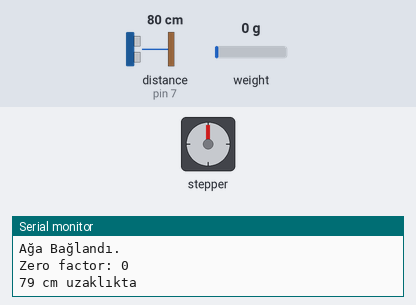
Bench run of a sketch on a simulated Arduino Uno, built for the host (arithmetic inside an expression is 32-bit, double 64-bit). On the bench: stepper motor, the last lines printed to the serial monitor. Wiring (inferred from the names in the program): ultrasonic range finder: trigger pin 6; echo pin 7; stepper motor driver (200 steps per turn assumed): step pin 2; direction pin 3. The inputs (shaded band) are chosen by the test bench; at power-on: weight on the scale 0 g, distance to the obstacle (sensor on pin 7) 80 cm. The echo pulse lasts 58.3 µs per cm; the modem accepts every AT command (registered, SIM ready, sends succeed) and sends nothing else.

Above: at 4.2 s.
4.3 s: weight on the scale set to 28 g
At 5.8 s:
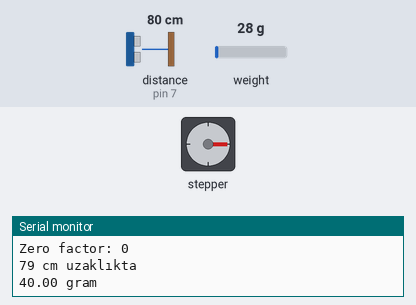
8.5 s: weight on the scale set to 35 g
Timing chart, 0 to 11.5 s (numbered marks = the images above; inputs shaded):
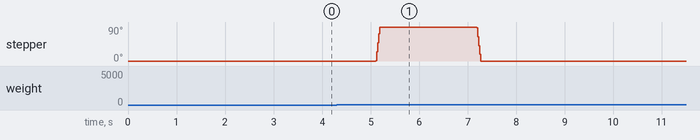

The sketch:

mamamatik_.ino
```cpp
#include <ThingSpeak.h> //bulut tabanlı iot platformu kütüphanesi
#include <SoftwareSerial.h> //yazılım tabanlı seri iletişim bağlantısı kütüphanesi
#include <ArduinoJson.h> //json verilerini işlemek ve oluşturma kütüphanesi
#include "HX711.h" //Ağırlık sensörü kütüphanesi

String agAdi = "******"; //Wifi adını girdiğimiz değişken
String agSifresi = "*******";  //Wifi şifresini girdiğimiz değişken
String field3; // Thingspeak ten manuel besleme yapabilmek için aldığımız field3 değişkeni

String ip = "184.106.153.149"; //Thingspeak İp adresi

//Wifi Modulü pin bağlantıları
int rxPin = 11; // modülün veri alacağı pin
int txPin = 10; //modülün veri göndereceği pin

SoftwareSerial esp(rxPin, txPin);

//Step motor pinleri
#define dirPin 3 //Step motor dir pini-yön
#define stepPin 2 //Step motor step pini
#define steptur 50 //Kaç tur atacağını belirleyen değişken

//Ağırlık sensörü değişkenlerini tanımlıyoruz.
#define LOADCELL_DOUT_PIN  5 //Ağırlık sensöründen veri alınan pin
#define LOADCELL_SCK_PIN  4 // serial clock
HX711 scale;

float kalibrasyon_faktor = 700;
float birim,kg;

//Mesafe sensör değişkenleri
const int trigger_pin = 6; // 6. pini trigger pin olarak tanımlıyoruz.
const int echo_pin = 7; // 7. pini echo pin olarak tanımlıyoruz.
long sure, mesafe;

void setup() {
  Serial.begin(9600);
  wifi();

  // Ağırlık sensörü çıkışlarını tanımlıyoruz
  scale.begin(LOADCELL_DOUT_PIN, LOADCELL_SCK_PIN);
  scale.set_scale(kalibrasyon_faktor); // Kalibrasyon faktörü tanımlama
  scale.tare(); // Ölçeği sıfırlama

  long zero_factor = scale.read_average(); //Ağırlık sensöründen bir dizi okuma yapar ve ortalamasını döndürür.
  Serial.print("Zero factor: ");
  Serial.println(zero_factor);

  // Step Motor çıkışlarını tanımlıyoruz
  pinMode(stepPin, OUTPUT);
  pinMode(dirPin, OUTPUT);

  // Mesafe sensörü çıkışlarını tanımlıyoruz.
  pinMode(trigger_pin , OUTPUT); //trigger pin'i çıkış olarak tanımladık.
  pinMode(echo_pin , INPUT); //echo pin'i giriş olarak tanımladık.
}

void loop()
  {
  esp.println("AT+CIPSTART=\"TCP\",\"" + ip + "\",80");
  if (esp.find("Error")) {
    Serial.println("AT+CIPSTART Error");
  }
  //Mesafe sensörü HC-SR04 ile mesafe ölçümü
  digitalWrite(trigger_pin, LOW);
  delayMicroseconds(3);
  digitalWrite(trigger_pin, HIGH);
  delayMicroseconds(10);
  digitalWrite(trigger_pin, LOW);
  sure = pulseIn(echo_pin, HIGH);
  mesafe = (sure/2) * 0.0343;
  Serial.print(mesafe);
  Serial.println(" cm uzaklıkta");
  delay(1000);


  //Ağırlık sensör kodları
  scale.set_scale(kalibrasyon_faktor);
  birim = scale.get_units(),10;
  kg=(birim*10)-240;

  if (kg<0){
  kg=0;
  }

  if(kg>600){
  kg=600;
  }
  Serial.print(kg);
  Serial.print(" gram");
  Serial.println();


  if (kg<80){// Eğer mama kabındaki ağırlık sensörü 80 gramın in altında ise motoru önce saat yönünde daha sonra tersine döndürür.
  otomatikbesleme();
 }

 verigonder();

    String json = getJSON();//getjson fonksiyonundan alınan json verilerini ayrıştırıp içindeki verilere erişmmek için doc nesnesini kullanıyoruz
  if (json != "") {
    // JSON verilerini ayrıştır
    DynamicJsonDocument doc(1024);
    deserializeJson(doc, json);

    // Field3 değerini oku
    String field3 = doc["feeds"][0]["field3"];//feeds dizisi içindeki ilk ögenin field3 değerinin alınıp field3 değişkenine atanması
    Serial.println("field3:"+field3);
    // Değeri seri monitöre yazdır
    if (field3=="1"){ //Eğer Thingspeakteki field3 verisi 1 e eşitse motoru çalıştırır
    manuelbesleme();
  }
  }


}

void verigonder(){

  String gonderilenveri = "GET https://api.thingspeak.com/update?api_key=your API KEY";   //Thingspeak veri gönderimi. Key kısmına kendi api keyimizi yazıyoruz.
  gonderilenveri += "&field1=";
  gonderilenveri += String(mesafe); //Thingspeak teki field1 alanına mesafe verisini ekliyoruz
  gonderilenveri += "&field2=";
  gonderilenveri += String(kg);  //Thingspeak teki field2 alanına kg verisini ekliyoruz
  gonderilenveri += "\r\n\r\n";

  esp.print("AT+CIPSEND="); //ESP'ye göndereceğimiz veri uzunluğunu veriyoruz.
  esp.println(gonderilenveri.length()+2);
  delay(3000);

  if(esp.find(">")){ //ESP8266 hazır olduğunda içindeki komutlar çalışıyor.
    esp.print(gonderilenveri); //Veriyi gönderiyoruz.
    Serial.println(gonderilenveri); //Gönderilen verileri arduino nun serial monitöründe gösteriyoruz.
    Serial.println("Veri gonderildi."); // Serial monitörde veri gönderildiğini dair bilgi veriyoruz.
    delay(3000);
  }
  Serial.println("Baglantı Kapatildi.");
  esp.println("AT+CIPCLOSE");                                //Bağlantıyı kapatıyoruz
  delay(2000);

}
void otomatikbesleme()
{
//Step motor kodları
  digitalWrite(dirPin, HIGH); // Saat yönünde döndüren kod

  // Step motorun adım sayısını belirleyen kısım
  for (int i = 0; i <steptur; i++) {
    digitalWrite(stepPin, HIGH);
    delayMicroseconds(800);
    digitalWrite(stepPin, LOW);
    delayMicroseconds(800);
  }

  delay(2000);

  digitalWrite(dirPin, LOW); // Saat yönünün tersine döndüren kod

  // Step motorun adım sayısını belirleyen kısım
  for (int i = 0; i <steptur; i++) {
    digitalWrite(stepPin, HIGH);
    delayMicroseconds(800);
    digitalWrite(stepPin, LOW);
    delayMicroseconds(800);
  }
   delay(3000);
}

void manuelbesleme(){


   digitalWrite(dirPin, HIGH); // Saat yönünde döndüren kod

  // Step motorun adım sayısını belirleyen kısım
  for (int i = 0; i <steptur; i++) {
    digitalWrite(stepPin, HIGH);
    delayMicroseconds(800);
    digitalWrite(stepPin, LOW);
    delayMicroseconds(800);
  }

  delay(800);

  digitalWrite(dirPin, LOW); // Saat yönünün tersine döndüren kod

  // Step motorun adım sayısını belirleyen kısım
  for (int i = 0; i <steptur; i++) {
    digitalWrite(stepPin, HIGH);
    delayMicroseconds(800);
    digitalWrite(stepPin, LOW);
    delayMicroseconds(800);
  }

 delay(12000);
}


String getJSON() { //getjson ile http get isteğini kullanarak thingspeak apıden json formatında veri alıyoruz
  String response = "";

  // HTTP GET isteği oluştur
  String request = "GET /channels/2170553/fields/3.json?api_key=Your API KEY&results=1 HTTP/1.1\r\n";// Thingspeakten veri alacağımız adres
  request += "Host: api.thingspeak.com\r\n";
  request += "Connection: close\r\n\r\n";

  esp.println("AT+CIPSEND=" + String(request.length())); //esp8266 ile http isteği göndererek thingspeak apiye veri gönderip yanıt alma
  if (esp.find(">")) {
    esp.print(request);

    // İsteğe ait yanıtı al
    unsigned long timeout = millis();
    while (millis() - timeout < 5000) {
      while (esp.available()) {
        char c = esp.read();
        response += c;
      }
    }
  }

  // JSON verilerini çıkar. response değişkenininde bulunan yanıttan json verilerini çıkarma
  int start = response.indexOf("{");
  int end = response.lastIndexOf("}");

  if (start >= 0 && end >= 0) {
    response = response.substring(start, end + 1);
  }

  return response;
}

void wifi() {
  esp.begin(9600);

  esp.println("AT"); //ESP8266 modülünün kullanıma hazır olup olmadığını test eder.
  while (!esp.find("OK")) {
    esp.println("AT");
    Serial.println("ESP8266 Bulunamadı.");
  }

  esp.println("AT+CWMODE=1");
  while (!esp.find("OK")) {
    esp.println("AT+CWMODE=1");
    Serial.println("Ayar Yapılıyor....");
  }

  esp.println("AT+CWJAP=\"" + agAdi + "\",\"" + agSifresi + "\""); //Modülün kablosuz ağa bağlanmasını sağlar.
  while (!esp.find("OK")) ;

  Serial.println("Ağa Bağlandı.");
  delay(1000);
}
```
